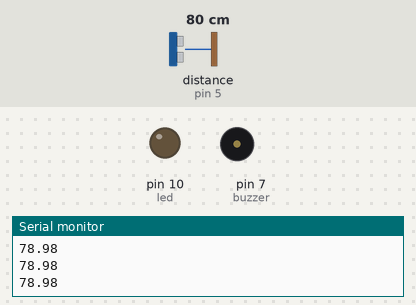
A sketch run on a simulated Arduino Uno, built with avr-gcc and run on an emulated ATmega328P. Parts: output pins drawn as LEDs (lit = HIGH), buzzer (waves = sounding, pin HIGH), the last lines printed to the serial monitor. Wiring (inferred from the names in the program): ultrasonic range finder: trigger pin 4; echo pin 5. The test bench sets the inputs (shaded band); at power-on: distance to the obstacle (sensor on pin 5) 80 cm. The echo pulse lasts 58.3 µs per cm; pins used as bus, display or sensor lines are not drawn.

Above: at 1.2 s.
1.3 s: distance to the obstacle (sensor on pin 5) set to 17 cm
2.8 s: distance to the obstacle (sensor on pin 5) set to 14 cm
At 3.4 s:
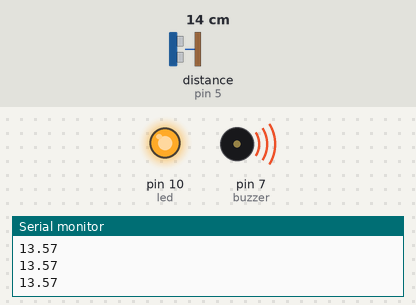
4.3 s: distance to the obstacle (sensor on pin 5) set to 18 cm
At 5.5 s:
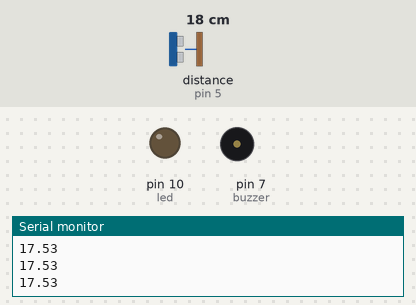
5.8 s: distance to the obstacle (sensor on pin 5) set to 2 cm
At 6.8 s:
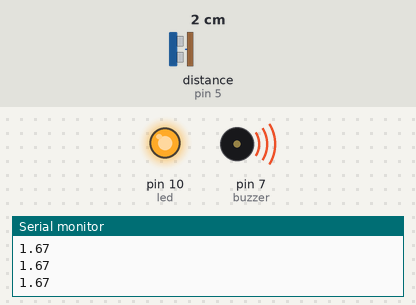
Timing chart, 0 to 8.3 s (numbered marks = the images above; inputs shaded):
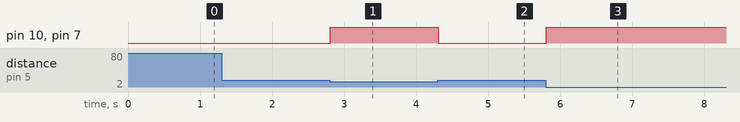

The sketch:

Ultrasonic_Sensor.ino
```cpp
int trig = 4;
int echo = 5;
int buzzer = 7;
int led = 10;
float distance;
int duration;


void setup() {
  pinMode(trig,OUTPUT);
  pinMode(echo, INPUT);
  pinMode(led, OUTPUT);
  pinMode(buzzer, OUTPUT);
  Serial.begin(9600);
  // put your setup code here, to run once:

}

void loop() {
  digitalWrite(trig, HIGH); // sending out the signal
  delayMicroseconds(1000);
  digitalWrite(trig, LOW); // stopping the signal
  duration = pulseIn(echo, HIGH); //reading the value of echo
  distance = 0.017 * duration;

  if( distance < 15){
    digitalWrite(buzzer, HIGH);
    //Serial.println(duration);
    Serial.println(distance);// to display the distance covered
    digitalWrite(led, HIGH);
   }

   else {
    digitalWrite(buzzer, LOW);
    Serial.println(distance);
    digitalWrite(led, LOW);
   }
  // put your main code here, to run repeatedly:

}
```

Measured:
- the behaviour switches between 16 and 15 cm on distance to the obstacle (sensor on pin 5) (found by bisection; images 0 and 1)
- after the input at 2.8 s, pin 10 (led), pin 7 (buzzer): LOW → HIGH at once
- after the input at 4.3 s, pin 10 (led), pin 7 (buzzer): HIGH → LOW at once
- after the input at 5.8 s, pin 10 (led), pin 7 (buzzer): LOW → HIGH at once
